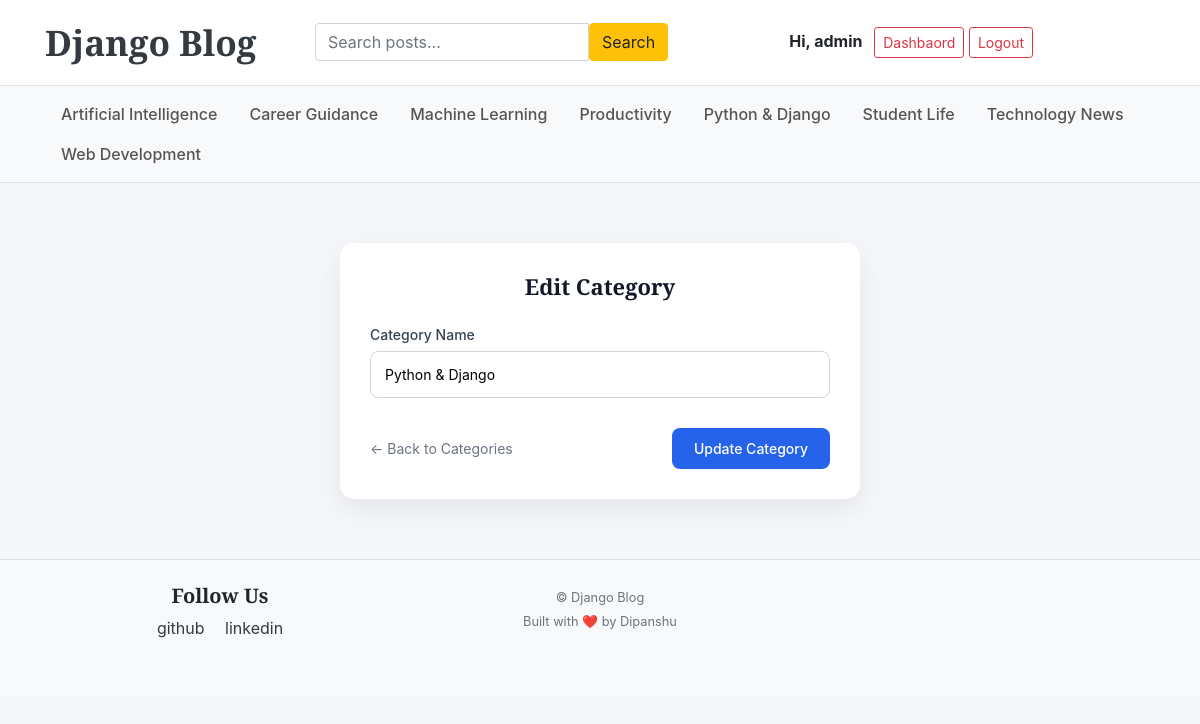
Page /dashboard/categories/edit/2/ (signed in) on the committed database.
### Blog/models.py (models this page shows, shortened)
class Category(models.Model):
    name = models.CharField(max_length=50, unique=True)
    created_at = models.DateTimeField(auto_now_add=True)
    updated_at = models.DateTimeField(auto_now=True)
    class Meta:
        verbose_name_plural = "Categories"
        ordering = ["name"]

### assignments/models.py (models this page shows, shortened)
class SocialLink(models.Model):
    PLATFORM_CHOICES = (
        ("facebook", "Facebook"),
        ("instagram", "Instagram"),
        ("linkedin", "LinkedIn"),
        ("twitter", "Twitter / X"),
        ("github", "GitHub"),
        ("youtube", "YouTube"),
    )
    platform = models.CharField(
        max_length=25,
        choices=PLATFORM_CHOICES,
        unique=True
    )
    link = models.URLField(max_length=200)
    created_at = models.DateTimeField(auto_now_add=True)
    updated_at = models.DateTimeField(auto_now=True)

### dsahbords/views.py (the view, shortened to what this page needs)
# urls.py: path('categories/edit/<int:id>/', views.edit_category, name='edit_category'),
@login_required(login_url='login')
@user_passes_test(can_manage_blog_cat)
def edit_category(request, id):
    category = get_object_or_404(Category, id=id)
    return render(request, 'dashboard/edit_category.html', {'category': category})

### Blog/context_processors.py (called while the page is built)
def get_categories(request):
    categories = Category.objects.all()
    return dict(categories = categories)

def get_social_link(request):
    social_links = SocialLink.objects.all()
    return dict(social_links = social_links)

def user_role(request):
    if request.user.is_authenticated:
        return {
            'is_manager': request.user.groups.filter(name='Manager').exists()
        }
    return {}

def dashboard_permissions(request):
    if request.user.is_authenticated:
        return {
            'can_manage_blog_cat': can_manage_blog_cat(request.user),
            'can_manage_users': can_manage_users(request.user),
        }
    return {}

### dsahbords/permissions.py (called while the page is built)
def is_admin(user):
    return user.is_authenticated and user.is_superuser

def can_manage_blog_cat(user):
    return is_admin(user) or is_manager(user) or is_editor(user)

def can_manage_users(user):
    return is_admin(user) or is_manager(user)

### dsahbords/views.py (called while the page is built)
def can_manage_blog_cat(user):
    return (
        user.is_authenticated and (
            user.is_superuser or
            user.groups.filter(name__in=['Manager', 'Editor']).exists()
        )
    )

### templates/dashboard/edit_category.html (shortened to what this page needs)
{% extends 'base.html' %}
{% block content %}
<div class="form-wrapper">
    <div class="form-header">
        <h2>Edit Category</h2>
    </div>
    <form method="post">
        <div class="form-group">
            <label>Category Name</label>
            <input type="text"
                   name="name"
                   value="{{ category.name }}"
                   required
                   autofocus>
        </div>
        <div class="form-actions">
            <a href="{% url 'categories' %}" class="btn-cancel">
                ← Back to Categories
            </a>
            <button type="submit" class="btn-primary">
                Update Category
            </button>
        </div>
    </form>
</div>
{% endblock %}

### templates/base.html (shortened to what this page needs)
{% load static %}
<!DOCTYPE html>
<html lang="en">
<head>
    <link href="https://getbootstrap.com/docs/4.0/dist/css/bootstrap.min.css" rel="stylesheet">
    <link href="{% static 'css/blog.css' %}" rel="stylesheet">
    <link rel="stylesheet"
      href="https://cdnjs.cloudflare.com/ajax/libs/font-awesome/6.5.1/css/all.min.css"
>
</head>
<body>
<header class="main-header py-3 border-bottom">
    <div class="container">
        <div class="row align-items-center">
            <div class="col-md-3 col-6">
                <a href="{% url 'home' %}" class="blog-logo text-dark fw-bold text-decoration-none">
                    Django Blog
                </a>
            </div>
           <form action="{% url 'search' %}" method="get">
    <div class="input-group">
        <input
            class="form-control"
            type="text"
            name="q"
            placeholder="Search posts..."
        >
        <button class="btn btn-warning" type="submit">
            Search
        </button>
    </div>
</form>
        <div class="col-md-4 col-12 text-md-right text-center">
    {% if not user.is_authenticated %}
        <a class="btn btn-sm btn-outline-dark mr-2" href="{% url 'login' %}">
            Login
        </a>
        <a class="btn btn-sm btn-warning" href="{% url 'register' %}">
            Register
        </a>
    {% else %}
        <span class="mr-2 font-weight-bold">
            Hi, {{ user.username }}
        </span>
         <a class="btn btn-sm btn-outline-danger" href="{% url 'dashboard' %}">
            Dashbaord
        </a>
        <a class="btn btn-sm btn-outline-danger" href="{% url 'logout' %}">
            Logout
        </a>
    {% endif %}
</div>
        </div>
    </div>
</header>
<div class="bg-light border-bottom">
    <div class="container">
        <nav class="nav category-bar py-2 d-flex flex-wrap justify-content-center justify-content-md-start">
            {% for cat in categories %}
                <a class="nav-link px-3" href="{% url 'posts_by_category' cat.id %}">
                    {{ cat.name }}
                </a>
            {% empty %}
                <span class="text-muted">No categories</span>
            {% endfor %}
        </nav>
    </div>
</div>
<main class="container mt-4">
    {% block content %}
    {% endblock %}
</main>
<footer class="site-footer mt-5 pt-4 pb-4 bg-light border-top">
    <div class="container">
        <div class="row">
            {% if social_links %}
            <div class="col-md-4 mb-3 text-center">
                <h5 class="font-weight-bold">Follow Us</h5>
                <ul class="list-inline mt-2">
                    {% for i in social_links %}
                        <li class="list-inline-item mx-2">
                            <a href="{{ i.link }}" target="_blank" class="text-dark">
                                {{ i.platform }}
                            </a>
                        </li>
                    {% endfor %}
                </ul>
            </div>
            {% endif %}
            <div class="col-md-4 mb-3 text-right text-md-center">
                <small class="text-muted">
                    © {{ now|date:"Y" }} Django Blog<br>
                    Built with ❤️ by Dipanshu
                </small>
            </div>
        </div>
    </div>
</footer>
</body>
</html>

### static/css/blog.css (style rules this page uses)
h1, h2, h3, h4, h5, h6 { font-family: "Playfair Display", Georgia, "Times New Roman", serif; }

### templates/base.html (style rules this page uses)
body { background-color: #f8f9fa; }
.main-header { background: #ffffff; border-bottom: 1px solid #e5e5e5; position: sticky; top: 0; z-index: 1000; }
.blog-logo { font-family: "Playfair Display", serif; font-size: 2.2rem; font-weight: 700; }
.category-bar a { color: #555; font-weight: 500; transition: 0.3s; }
.site-footer { background: #ffffff; border-top: 1px solid #e5e5e5; padding: 20px 0; margin-top: 50px; }
.site-footer small { color: #777; }

### templates/dashboard/edit_category.html (style rules this page uses)
body { background: #f5f7fb; }
.form-wrapper { max-width: 520px; margin: 60px auto; background: #ffffff; padding: 30px; border-radius: 14px; box-shadow: 0 10px 30px rgba(0,0,0,0.08); }
.form-header { margin-bottom: 25px; text-align: center; }
.form-header h2 { margin: 0; font-size: 22px; font-weight: 600; color: #111827; }
.form-group { margin-bottom: 20px; }
.form-group label { display: block; font-size: 14px; font-weight: 500; margin-bottom: 6px; color: #374151; }
.form-group input { width: 100%; padding: 12px 14px; border-radius: 8px; border: 1px solid #d1d5db; font-size: 14px; outline: none; }
.form-actions { display: flex; justify-content: space-between; align-items: center; margin-top: 30px; }
.btn-primary { background: #2563eb; color: #fff; padding: 10px 22px; border-radius: 8px; border: none; font-size: 14px; font-weight: 500; cursor: pointer; }
.btn-cancel { text-decoration: none; font-size: 14px; color: #6b7280; }

### rows in the picture
Category: name "Artificial Intelligence"
Category: name "Career Guidance"
Category: name "Machine Learning"
Category: name "Productivity"
Category: name "Python & Django"
Category: name "Student Life"
Category: name "Technology News"
Category: name "Web Development"
SocialLink: platform "github"
SocialLink: platform "linkedin"

### other values in the picture
{{ user.username }} "admin"
